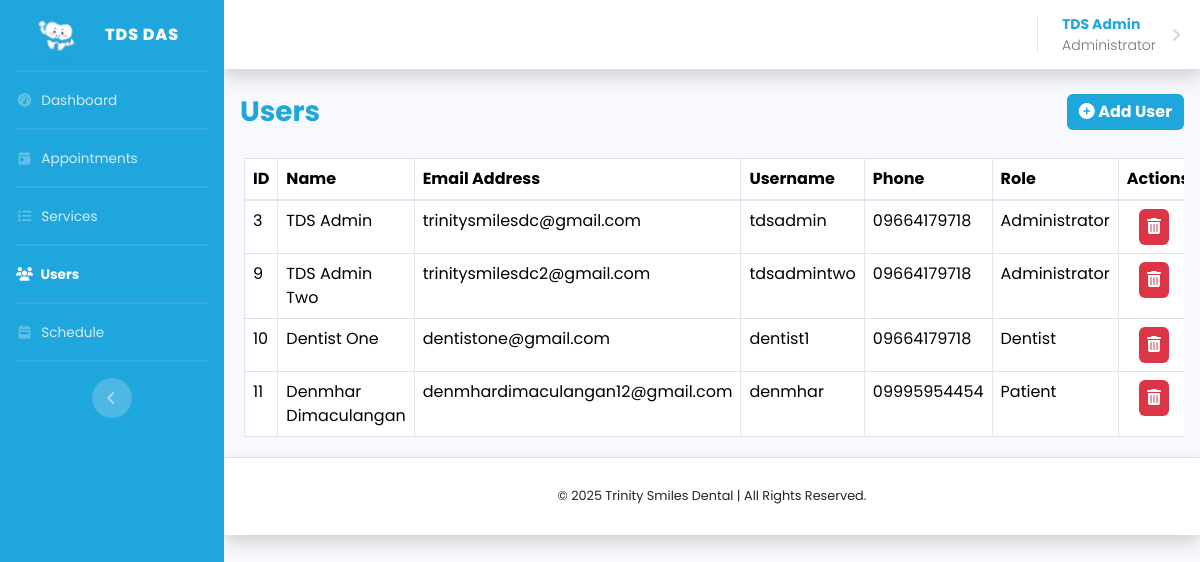
Page /pages/admin/users.php (signed in) on the committed database.
### tables this page shows
CREATE TABLE `users` (
  `id` int(11) NOT NULL,
  `user_id` char(36) NOT NULL,
  `name` varchar(100) NOT NULL,
  `email` varchar(100) NOT NULL,
  `username` varchar(100) NOT NULL,
  `password` varchar(255) NOT NULL,
  `phone` varchar(20) NOT NULL,
  `role` enum('Patient','Dentist','Administrator') NOT NULL DEFAULT 'Patient',
  `created_at` timestamp NOT NULL DEFAULT current_timestamp(),
  `updated_at` timestamp NOT NULL DEFAULT current_timestamp() ON UPDATE current_timestamp(),
  `last_username_change` timestamp NOT NULL DEFAULT current_timestamp(),
  `last_password_change` timestamp NOT NULL DEFAULT current_timestamp()
);

### auth.php (called while the page is built, shortened)
<?php
function getFullname() {
    return isset($_SESSION['name']) ? $_SESSION['name'] : 'Guest User';
}
function getRole() {
    return isset($_SESSION['role']) ? $_SESSION['role'] : 'Guest Role';
}
?>

### pages/admin/users.php (the view, shortened to what this page needs)
<?php
require_once $_SERVER['DOCUMENT_ROOT'] . '/dental-appointment-system/auth.php';
?>
<!DOCTYPE html>
<html lang="en">
<head>
    <link href="/dental-appointment-system/css/sb-admin-2.min.css" rel="stylesheet">
    <link rel="stylesheet" href="/dental-appointment-system/vendor/apexcharts/dist/apexcharts.css">
    <link href="https://cdn.jsdelivr.net/npm/bootstrap@5.3.5/dist/css/bootstrap.min.css" rel="stylesheet"
>
    <link rel="stylesheet" href="https://cdn.datatables.net/2.2.2/css/dataTables.bootstrap5.css">
    <link rel="stylesheet" href="https://cdn.datatables.net/buttons/3.2.2/css/buttons.dataTables.min.css">
    <link rel="stylesheet" href="/dental-appointment-system/css/dashboard.css">
    <link rel="stylesheet" href="/dental-appointment-system/css/validate.css">
    <link rel="stylesheet" href="https://cdnjs.cloudflare.com/ajax/libs/toastr.js/latest/toastr.min.css" />
</head>
<body id="page-top">
    <div id="wrapper">
        <ul class="navbar-nav bg-blue sidebar sidebar-dark accordion" id="accordionSidebar">
            <a class="sidebar-brand d-flex align-items-center justify-content-center">
                <div class="sidebar-brand-icon">
                    <img src="/dental-appointment-system/img/clockt.png" alt="Logo" width="60"
                        class="d-inline-block align-text-top">
                </div>
                <div class="sidebar-brand-text mx-3">TDS DAS</div>
            </a>
            <hr class="sidebar-divider my-0">
            <li class="nav-item">
                <a class="nav-link" href="dashboard.php">
                    <i class="fas fa-fw fa-tachometer-alt"></i>
                    <span>Dashboard</span></a>
            </li>
            <hr class="sidebar-divider mb-0">
            <li class="nav-item">
                <a class="nav-link" href="appointments.php">
                    <i class="fas fa-fw fa-calendar-day"></i>
                    <span>Appointments</span></a>
            </li>
            <hr class="sidebar-divider mb-0">
            <li class="nav-item">
                <a class="nav-link" href="services.php">
                    <i class="fas fa-fw fa-list"></i>
                    <span>Services</span></a>
            </li>
            <hr class="sidebar-divider mb-0">
            <li class="nav-item active">
                <a class="nav-link">
                    <i class="fas fa-fw fa-users"></i>
                    <span>Users</span></a>
            </li>
            <hr class="sidebar-divider mb-0">
            <li class="nav-item">
                <a class="nav-link" href="schedule.php">
                    <i class="fas fa-fw fa-calendar-week"></i>
                    <span>Schedule</span></a>
            </li>
            <hr class="sidebar-divider d-none d-md-block">
            <div class="text-center d-none d-md-inline">
                <button class="rounded-circle border-0" id="sidebarToggle"></button>
            </div>
        </ul>
        <div id="content-wrapper" class="d-flex flex-column">
            <div id="content">
                <nav class="navbar navbar-expand navbar-light bg-white topbar mb-4 static-top shadow border-bottom">
                    <ul class="navbar-nav ml-auto">
                        <li class="nav-item dropdown me-2">
                            <a class="nav-link dropdown-toggle" href="#" id="userDropdown" role="button"
                                data-toggle="dropdown" aria-haspopup="true" aria-expanded="false">
                                <span
                                    class=" text-primary mr-2 small font-weight-bold"><?php echo getFullname(); ?><br><span
                                        class="text-secondary font-weight-light"><?php echo getRole(); ?></span></span>
                            </a>
                        </li>
                    </ul>
                </nav>
                <div class="container-fluid px-3">
                    <div class="d-flex align-items-center justify-content-between mb-4">
                        <h1 class="h3 mb-0 text-primary font-weight-bold">Users</h1>
                        <button type="button" class="btn btn-md btn-book fw-bold" data-bs-toggle="modal"
                            data-bs-target="#addServiceModal"><i class="fa fa-circle-plus">
                            </i> Add User
                        </button>
                    </div>
                    <div class="table-responsive px-1 py-1">
                        <div class="data_table">
                            <table id="myTable" class="table table-bordered" style="width:100%">
                                <thead>
                                    <tr>
                                        <th scope="col">ID</th>
                                        <th scope="col">Name</th>
                                        <th scope="col">Email Address</th>
                                        <th scope="col">Username</th>
                                        <th scope="col">Phone</th>
                                        <th scope="col">Role</th>
                                        <th scope="col">Actions</th>
                                    </tr>
                                </thead>
                                <tbody class="text-dark">
                                    <?php
                                    $query = "SELECT * FROM users";
                                    $query_run = mysqli_query($conn, $query);
                                    if (mysqli_num_rows($query_run) > 0) {
                                        foreach ($query_run as $items) {
                                            ?>
                                            <tr>
                                                <td>
                                                    <?= $items['id']; ?>
                                                </td>
                                                <td>
                                                    <?= $items['name']; ?>
                                                </td>
                                                <td>
                                                    <?= $items['email']; ?>
                                                </td>
                                                <td>
                                                    <?= $items['username']; ?>
                                                </td>
                                                <td>
                                                    <?= $items['phone']; ?>
                                                </td>
                                                <td>
                                                    <?= $items['role']; ?>
                                                </td>
                                                <td class="text-center">
                                                    <div class="btn-group me-2">
                                                        <button type="button" class="btn btn-danger btn-md deletebtn px-2"><i
                                                                class="fa fa-trash"></i>
                                                        </button>
                                                    </div>
                                                </td>
                                            </tr>
                                            <?php
                                        }
                                    }
                                    ?>
                                </tbody>
                            </table>
                        </div>
                    </div>
                </div>
                <footer class="sticky-footer bg-white shadow border-top">
                    <div class="container my-auto">
                        <div class="copyright text-center my-auto">©
                            </span> Trinity Smiles Dental | All Rights Reserved.</span>
                        </div>
                    </div>
                </footer>
            </div>
        </div>
</body>
</html>

### css/dashboard.css (style rules this page uses)
* { margin: 0; padding: 0; box-sizing: border-box; font-family: "Poppins", sans-serif; scroll-behavior: smooth; }
.bg-blue { background-color: #1fa6dc; }
.btn-book { background-color: #1fa6dc !important; color: white; box-shadow: none !important; border: 0; }
.btn-warning , .btn-secondary, .btn-primary, .btn-success, .btn-danger { box-shadow: none !important; border: 0; }
.text-primary { color: #1fa6dc !important; }
.sidebar hr.sidebar-divider { border: #ffffff 1px solid; opacity: 0.10; }

### rows in the picture
users: id "3", name "TDS Admin", email "trinitysmilesdc@gmail.com", username "tdsadmin", phone "09664179718", role "Administrator"
users: id "9", name "TDS Admin Two", email "trinitysmilesdc2@gmail.com", username "tdsadmintwo", phone "09664179718", role "Administrator"
users: id "10", name "Dentist One", email "dentistone@gmail.com", username "dentist1", phone "09664179718", role "Dentist"
users: id "11", name "Denmhar Dimaculangan", email "denmhardimaculangan12@gmail.com", username "denmhar", phone "09995954454", role "Patient"

### other values in the picture
getFullname() "TDS Admin"
getRole() "Administrator"
